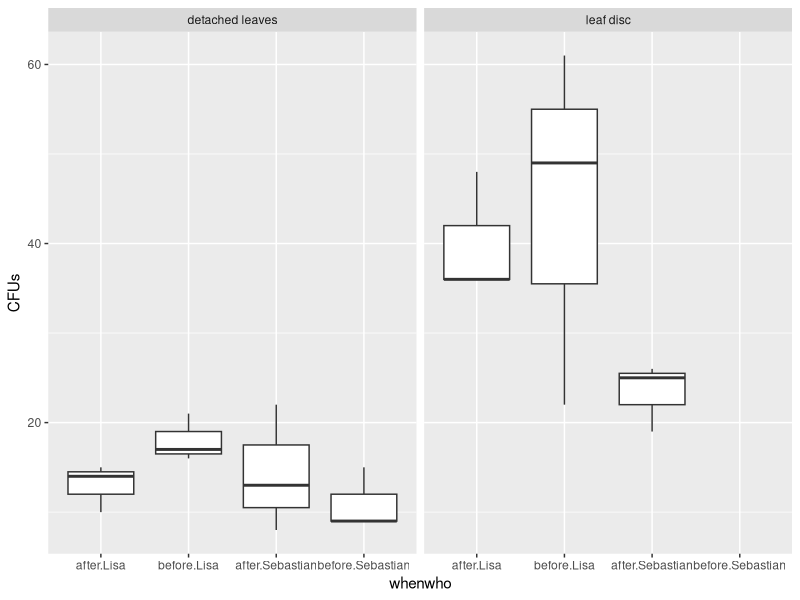
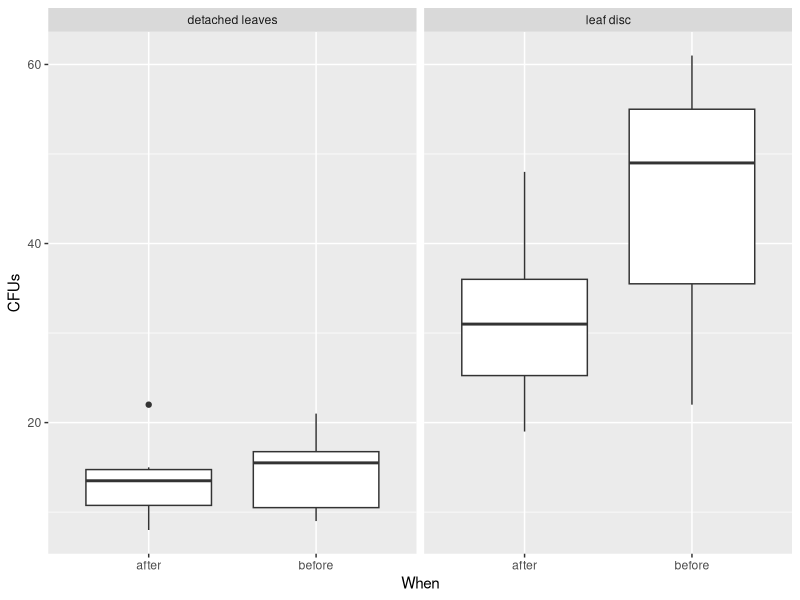

Recreate these plots in R, in order.
setwd("~/Desktop/Competency project/data")

############################
#Inoculum viability
############################

#read in data and view it
df <- read.csv("inoculum_viability.csv", header = T)
head(df)
df <- df[,-c(7,8)] #there where extra hidden columns in the spreadsheet that I'm removing

#making boxplots to compare the groups, which are when-who-assays
#first load the packages
library(ggplot2)
library(dplyr)

#make combination groups to compare with boxplots
df$whenwho <- interaction(df$When, df$Who)

#plot it
ggplot(aes(y = CFUs, x = whenwho), data = df) + 
  geom_boxplot()+
  facet_wrap(~assay)

#plot just before and after
ggplot(aes(y = CFUs, x = When), data = df) + 
  geom_boxplot()+
  facet_wrap(~assay)

#there's a decent difference between assays. I think that has to do with the amount of time before plating and agitation that the leaf disc inoculum had. I plated all of these at the same time, despite the fact that the leaf disc inoculum was made about 2ish hours before the detached leaves. I looked at the inoculum under the scope and noticed more zoospores had released in the leaf discs, so I think that would explain the difference bewtween assays. It doesn't look like there's much of a difference between Lisa and Sebastian in the detached leaves, but kinda in the leaf discs. I really can't tell for sure though with only 3 counts of CFUs. Let's call it fine.

#as for the second plot (before and after), it looks good for detached leaves. There is a difference between before and after for leaf disc, likely due to the zoospores encysting. Hopefully it didn't play a major part, but at least we randomized the plates. The "after" solution was made first though, so it had the longest time for the zoospores to encyst. 

#counts for the leaf disc inoculum. These counts were from 5 ul drops. I made it and then split it into 2 aliquots, one for me and the other for sebastian. I assumed they were equal and did not make sure they were the same. I hope it was okay, but looking at the leaf disc box plots makes me worry a little bit. 
v <- c(26, 19, 22, 21, 21, 29)

#standardizing to sporangia/mL
v2 <- v/5*1000
se <- function(x){
  sd(x)/sqrt(length(x))
}

#range for leaf disc inoculum: 3990-5210, mu=4600
CI <- 2*se(v2)
mu <- mean(v2)
mu + CI
mu - CI

#counts for the detached leaf dip inoculations. These counts were from 5 ul drops and I counted them seperately for me and sebastian.
L <- c(31, 28, 21, 29, 25)
S <- c(30, 31, 28, 22, 28)

#standardizing to sporangia/mL
L2 <- L/5*1000 
S2 <- S/5*1000

#for Lisa detached leaves: 4660-6010, mu=5360
CI <- 2*se(L2)
mu <- mean(L2)
mu + CI
mu - CI

#for Lisa detached leaves: 4930-6180, mu=5560
CI <- 2*se(S2)
mu <- mean(S2)
mu + CI
mu - CI

